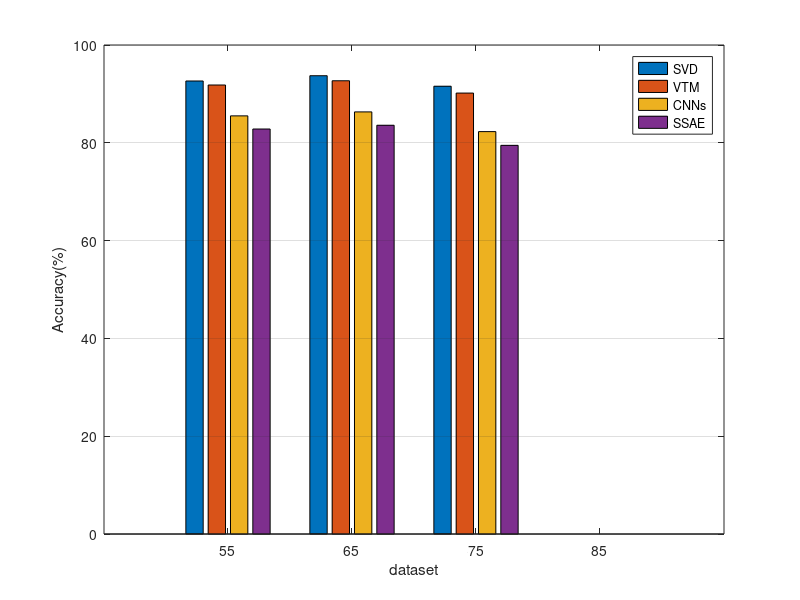

Recreate this plot in MATLAB.
clc; clear all;
x=[92.64,91.82,85.51,82.82;93.72,92.69,86.32,83.59;91.57,90.17,82.29,79.48;0,0,0,0]
b=bar(x)
ch=get(b,'children');
set(gca,'XTickLabel',{'55','65','75','85',''})
% set(gca,'XTickLabel',{'upload image','download image','download pdf','upload pdf'})
legend('SVD','VTM','CNNs','SSAE')
% xlabel('groups')
xlabel('dataset')
ylabel('Accuracy(%)')
% set(ylabel,'time(sec)',0:10:100)
set(gca,'yGrid','on')
